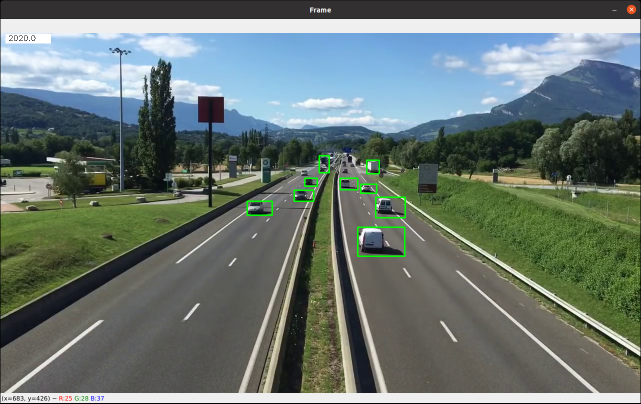
#> input picture drone/traf6.png, 1282 x 807 px, given in place of the camera (shown at 1/2 size)
$ python detector.py
#> lines starting #> are read from the running program, lines starting #| are printed output that depends on the picture; after the words box and inside, x2 and y2 are one past the last pixel; in counts of white or black regions, pixels touching at a corner belong together
import cv2 as cv
from cv2 import VideoCapture
import numpy as np

kernel = np.ones((3,3),np.uint8)

cap = VideoCapture(0)

# Substractor de fondo para camara estable
object_detector = cv.createBackgroundSubtractorMOG2(history=50, varThreshold=10)

while True:

    ret, frame = cap.read()
#> frame is the input picture: shape (807, 1282, 3); mean B, G, R 112.3, 118, 105.3
    #frame=cv.resize(frame,(1366,768))

    mascara = object_detector.apply(frame)
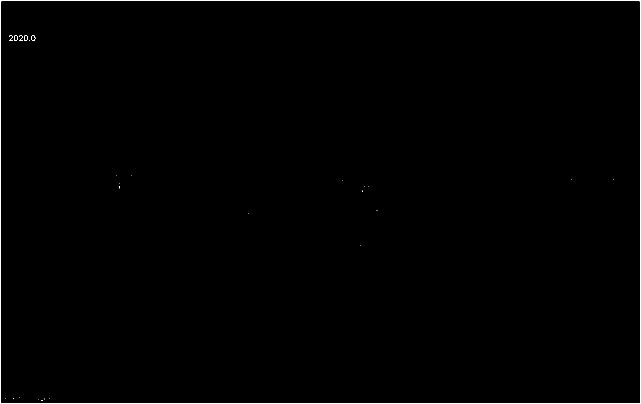
#> mascara: shape (807, 1282) (shown at 1/2 size); values 127 (black) and 255 (white), 0.42% white in thin lines or dots

    bgs = cv.erode(mascara,kernel,iterations = 1)
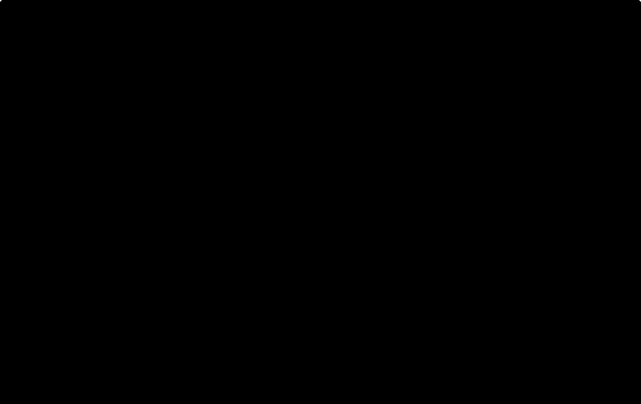
#> bgs: shape (807, 1282) (shown at 1/2 size); values 127 (black) and 255 (white), 0% white; 2 white regions (2 under 20 px)
    bgs = cv.medianBlur(bgs,3)
    bgs = cv.dilate(bgs,kernel,iterations=2)
#> bgs: shape (807, 1282); values 127 (black) and 255 (white), 0% white; 2 white regions, box (x1, y1, x2, y2) and area: (0, 0, 5, 5) 22, (1277, 0, 1282, 5) 22


    # Sacamos sombras da máscara
    #_, mascara = cv.threshold(mascara, 254, 255, cv.THRESH_BINARY)
    # difuminacion = cv.medianBlur(mascara, 7)
    contornos, _ = cv.findContours(bgs, cv.RETR_TREE, cv.CHAIN_APPROX_SIMPLE)
#> contornos = [[[0, 0], [0, 806], [1281, 806], [1281, 0]]]

    for cnt in contornos:
        area = cv.contourArea(cnt)
        if area > 200:
            x, y, w, h = cv.boundingRect(cnt)
            cv.rectangle(frame, (x, y), (x + w, y + h), (0, 255, 0), 3)
#> this loop made 1 pass
#> (cnt, area, x, y, w, h) on pass 1: ([[0, 0], [0, 806], [1281, 806], [1281, 0]], 1032486, 0, 0, 1282, 807)
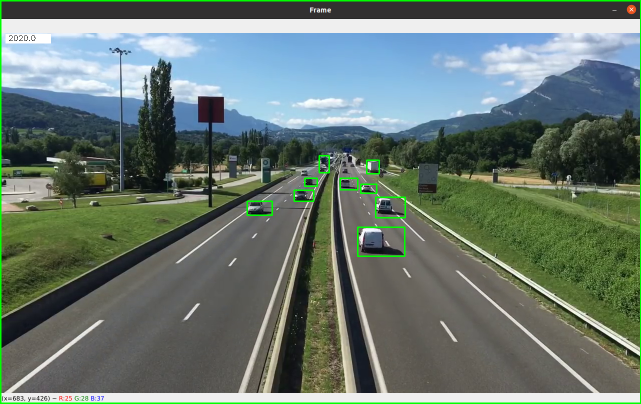
#> frame: shape (807, 1282, 3) (shown at 1/2 size); 1.01% of pixels changed, all inside (x1, y1, x2, y2) = (0, 0, 1282, 807)
            #cv.drawContours(frame, [cnt], -1, (0, 255, 0), 2)

    cv.imshow("Frame", frame)
    cv.imshow("MOG2", bgs)

    key = cv.waitKey(100)
#> (key Esc is pressed here)

    if key == 115:
        break

cap.release()
cv.destroyAllWindows()
